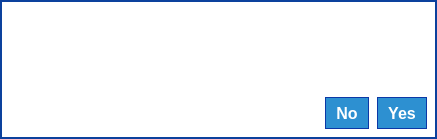
<?xml version="1.0" encoding="UTF-8"?>
<ui version="4.0">
 <class>QuestionDialog</class>
 <widget class="QDialog" name="QuestionDialog">
  <property name="geometry">
   <rect>
    <x>0</x>
    <y>0</y>
    <width>437</width>
    <height>139</height>
   </rect>
  </property>
  <property name="windowTitle">
   <string>Dialog</string>
  </property>
  <layout class="QVBoxLayout" name="verticalLayout">
   <property name="spacing">
    <number>0</number>
   </property>
   <property name="leftMargin">
    <number>0</number>
   </property>
   <property name="topMargin">
    <number>0</number>
   </property>
   <property name="rightMargin">
    <number>0</number>
   </property>
   <property name="bottomMargin">
    <number>0</number>
   </property>
   <item>
    <widget class="QWidget" name="widget" native="true">
     <property name="styleSheet">
      <string notr="true">QWidget#widget
{
border: 2px solid rgb(12, 65, 157);
background-color: rgb(255, 255, 255);
}</string>
     </property>
     <layout class="QVBoxLayout" name="verticalLayout_3">
      <property name="spacing">
       <number>0</number>
      </property>
      <property name="leftMargin">
       <number>10</number>
      </property>
      <property name="topMargin">
       <number>0</number>
      </property>
      <property name="rightMargin">
       <number>0</number>
      </property>
      <property name="bottomMargin">
       <number>10</number>
      </property>
      <item>
       <layout class="QHBoxLayout" name="horizontalLayout" stretch="0,0">
        <property name="spacing">
         <number>0</number>
        </property>
        <property name="sizeConstraint">
         <enum>QLayout::SetMinimumSize</enum>
        </property>
        <property name="topMargin">
         <number>5</number>
        </property>
        <property name="rightMargin">
         <number>5</number>
        </property>
        <property name="bottomMargin">
         <number>0</number>
        </property>
        <item>
         <spacer name="horizontalSpacer">
          <property name="orientation">
           <enum>Qt::Horizontal</enum>
          </property>
          <property name="sizeHint" stdset="0">
           <size>
            <width>40</width>
            <height>20</height>
           </size>
          </property>
         </spacer>
        </item>
        <item>
         <widget class="QPushButton" name="button_close">
          <property name="minimumSize">
           <size>
            <width>20</width>
            <height>20</height>
           </size>
          </property>
          <property name="maximumSize">
           <size>
            <width>20</width>
            <height>20</height>
           </size>
          </property>
          <property name="text">
           <string/>
          </property>
          <property name="icon">
           <iconset resource="../rc/resources.qrc">
            <normaloff>:/icons/images/icons/menu_cancel.png</normaloff>:/icons/images/icons/menu_cancel.png</iconset>
          </property>
          <property name="iconSize">
           <size>
            <width>20</width>
            <height>20</height>
           </size>
          </property>
          <property name="flat">
           <bool>true</bool>
          </property>
         </widget>
        </item>
       </layout>
      </item>
      <item>
       <layout class="QHBoxLayout" name="horizontalLayout_2">
        <property name="sizeConstraint">
         <enum>QLayout::SetMaximumSize</enum>
        </property>
        <item>
         <widget class="QLabel" name="label_icon">
          <property name="minimumSize">
           <size>
            <width>64</width>
            <height>64</height>
           </size>
          </property>
          <property name="maximumSize">
           <size>
            <width>64</width>
            <height>64</height>
           </size>
          </property>
          <property name="text">
           <string/>
          </property>
          <property name="pixmap">
           <pixmap resource="../rc/resources.qrc">:/icons/images/icons/question.png</pixmap>
          </property>
          <property name="scaledContents">
           <bool>true</bool>
          </property>
         </widget>
        </item>
        <item>
         <layout class="QVBoxLayout" name="verticalLayout_2">
          <property name="sizeConstraint">
           <enum>QLayout::SetMaximumSize</enum>
          </property>
          <property name="leftMargin">
           <number>10</number>
          </property>
          <property name="rightMargin">
           <number>10</number>
          </property>
          <item>
           <widget class="QLabel" name="label_title">
            <property name="font">
             <font>
              <pointsize>14</pointsize>
              <weight>75</weight>
              <bold>true</bold>
             </font>
            </property>
            <property name="styleSheet">
             <string notr="true">color: rgb(12, 65, 157);</string>
            </property>
            <property name="text">
             <string/>
            </property>
            <property name="wordWrap">
             <bool>true</bool>
            </property>
           </widget>
          </item>
          <item>
           <widget class="QLabel" name="label_message">
            <property name="sizePolicy">
             <sizepolicy hsizetype="Expanding" vsizetype="Expanding">
              <horstretch>0</horstretch>
              <verstretch>0</verstretch>
             </sizepolicy>
            </property>
            <property name="font">
             <font>
              <pointsize>12</pointsize>
             </font>
            </property>
            <property name="styleSheet">
             <string notr="true">color: rgb(12, 65, 157);</string>
            </property>
            <property name="text">
             <string/>
            </property>
            <property name="wordWrap">
             <bool>true</bool>
            </property>
           </widget>
          </item>
          <item>
           <layout class="QHBoxLayout" name="horizontalLayout_3">
            <property name="spacing">
             <number>8</number>
            </property>
            <item>
             <spacer name="horizontalSpacer_2">
              <property name="orientation">
               <enum>Qt::Horizontal</enum>
              </property>
              <property name="sizeHint" stdset="0">
               <size>
                <width>40</width>
                <height>20</height>
               </size>
              </property>
             </spacer>
            </item>
            <item>
             <widget class="QPushButton" name="button_no">
              <property name="minimumSize">
               <size>
                <width>0</width>
                <height>32</height>
               </size>
              </property>
              <property name="font">
               <font>
                <pointsize>12</pointsize>
                <weight>75</weight>
                <bold>true</bold>
               </font>
              </property>
              <property name="layoutDirection">
               <enum>Qt::RightToLeft</enum>
              </property>
              <property name="styleSheet">
               <string notr="true">background-color: rgb(45, 144, 209);
border: 1px solid rgb(11, 56, 166);
color: rgb(255, 255, 255);
padding-left: 10px;
padding-right: 10px;</string>
              </property>
              <property name="text">
               <string>No</string>
              </property>
              <property name="icon">
               <iconset resource="../rc/resources.qrc">
                <normaloff>:/icons/images/icons/white_cross.png</normaloff>:/icons/images/icons/white_cross.png</iconset>
              </property>
              <property name="iconSize">
               <size>
                <width>24</width>
                <height>24</height>
               </size>
              </property>
             </widget>
            </item>
            <item>
             <widget class="QPushButton" name="button_yes">
              <property name="minimumSize">
               <size>
                <width>0</width>
                <height>32</height>
               </size>
              </property>
              <property name="font">
               <font>
                <pointsize>12</pointsize>
                <weight>75</weight>
                <bold>true</bold>
               </font>
              </property>
              <property name="layoutDirection">
               <enum>Qt::RightToLeft</enum>
              </property>
              <property name="styleSheet">
               <string notr="true">background-color: rgb(45, 144, 209);
border: 1px solid rgb(11, 56, 166);
color: rgb(255, 255, 255);
padding-left: 10px;
padding-right: 10px;</string>
              </property>
              <property name="text">
               <string>Yes</string>
              </property>
              <property name="icon">
               <iconset resource="../rc/resources.qrc">
                <normaloff>:/icons/images/icons/checked_white.png</normaloff>:/icons/images/icons/checked_white.png</iconset>
              </property>
              <property name="iconSize">
               <size>
                <width>24</width>
                <height>24</height>
               </size>
              </property>
             </widget>
            </item>
           </layout>
          </item>
         </layout>
        </item>
       </layout>
      </item>
     </layout>
    </widget>
   </item>
  </layout>
 </widget>
 <resources>
  <include location="../rc/resources.qrc"/>
 </resources>
 <connections>
  <connection>
   <sender>button_yes</sender>
   <signal>clicked()</signal>
   <receiver>QuestionDialog</receiver>
   <slot>accept()</slot>
   <hints>
    <hint type="sourcelabel">
     <x>339</x>
     <y>135</y>
    </hint>
    <hint type="destinationlabel">
     <x>199</x>
     <y>86</y>
    </hint>
   </hints>
  </connection>
  <connection>
   <sender>button_no</sender>
   <signal>clicked()</signal>
   <receiver>QuestionDialog</receiver>
   <slot>reject()</slot>
   <hints>
    <hint type="sourcelabel">
     <x>258</x>
     <y>135</y>
    </hint>
    <hint type="destinationlabel">
     <x>199</x>
     <y>86</y>
    </hint>
   </hints>
  </connection>
  <connection>
   <sender>button_close</sender>
   <signal>clicked()</signal>
   <receiver>QuestionDialog</receiver>
   <slot>close()</slot>
   <hints>
    <hint type="sourcelabel">
     <x>375</x>
     <y>23</y>
    </hint>
    <hint type="destinationlabel">
     <x>199</x>
     <y>86</y>
    </hint>
   </hints>
  </connection>
 </connections>
</ui>
